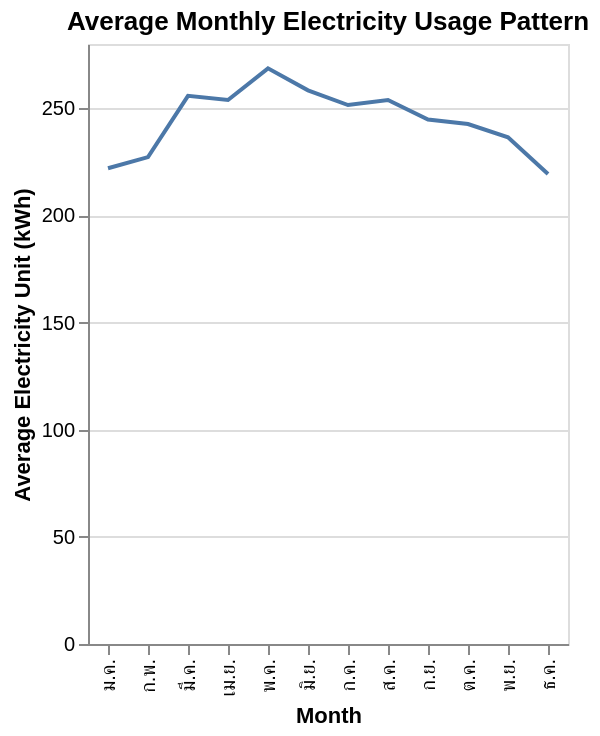

Here is the notebook cell this chart was saved with:
### Markdown cell above
## Average Monthly Electricity Usage Pattern

### Code cell
# Calculate the average electricity usage per month
monthly_avg_usage = df_long.groupby('month_num')['electricity_unit'].mean().reset_index()

# Map month numbers back to names for better readability on the plot
month_names_map = {v: k for k, v in month_map.items()}
monthly_avg_usage['month'] = monthly_avg_usage['month_num'].map(month_names_map)

# Define the order of months for the x-axis
month_order = list(month_map.keys())

# Create the line chart for monthly electricity usage patterns
chart_monthly_pattern = alt.Chart(monthly_avg_usage).mark_line().encode(
    x=alt.X('month', sort=month_order, title='Month'),
    y=alt.Y('electricity_unit', title='Average Electricity Unit (kWh)'),
    tooltip=['month', 'electricity_unit']
).properties(
    title='Average Monthly Electricity Usage Pattern'
).interactive()

chart_monthly_pattern.display()

### Figure 1 — Vega-Lite specification as saved in the notebook (floating-point values rounded to 4 significant figures)
{"config": {"view": {"continuousWidth": 300, "continuousHeight": 300}}, "data": {"name": "data-fc29a81d3fe4c5f2a3eabf2b3e1f7937"}, "mark": {"type": "line"}, "encoding": {"tooltip": [{"field": "month", "type": "nominal"}, {"field": "electricity_unit", "type": "quantitative"}], "x": {"field": "month", "sort": ["ม.ค.", "ก.พ.", "มี.ค.", "เม.ย.", "พ.ค.", "มิ.ย.", "ก.ค.", "ส.ค.", "ก.ย.", "ต.ค.", "พ.ย.", "ธ.ค."], "title": "Month", "type": "nominal"}, "y": {"field": "electricity_unit", "title": "Average Electricity Unit (kWh)", "type": "quantitative"}}, "params": [{"name": "param_2", "select": {"type": "interval", "encodings": ["x", "y"]}, "bind": "scales"}], "title": "Average Monthly Electricity Usage Pattern", "$schema": "https://vega.github.io/schema/vega-lite/v5.20.1.json", "datasets": {"data-fc29a81d3fe4c5f2a3eabf2b3e1f7937": [{"month_num": 1, "electricity_unit": 222.0, "month": "ม.ค."}, {"month_num": 2, "electricity_unit": 227.2, "month": "ก.พ."}, {"month_num": 3, "electricity_unit": 255.8, "month": "มี.ค."}, {"month_num": 4, "electricity_unit": 253.9, "month": "เม.ย."}, {"month_num": 5, "electricity_unit": 268.6, "month": "พ.ค."}, {"month_num": 6, "electricity_unit": 258.4, "month": "มิ.ย."}, {"month_num": 7, "electricity_unit": 251.5, "month": "ก.ค."}, {"month_num": 8, "electricity_unit": 253.9, "month": "ส.ค."}, {"month_num": 9, "electricity_unit": 244.7, "month": "ก.ย."}, {"month_num": 10, "electricity_unit": 242.6, "month": "ต.ค."}, {"month_num": 11, "electricity_unit": 236.5, "month": "พ.ย."}, {"month_num": 12, "electricity_unit": 219.3, "month": "ธ.ค."}]}}
